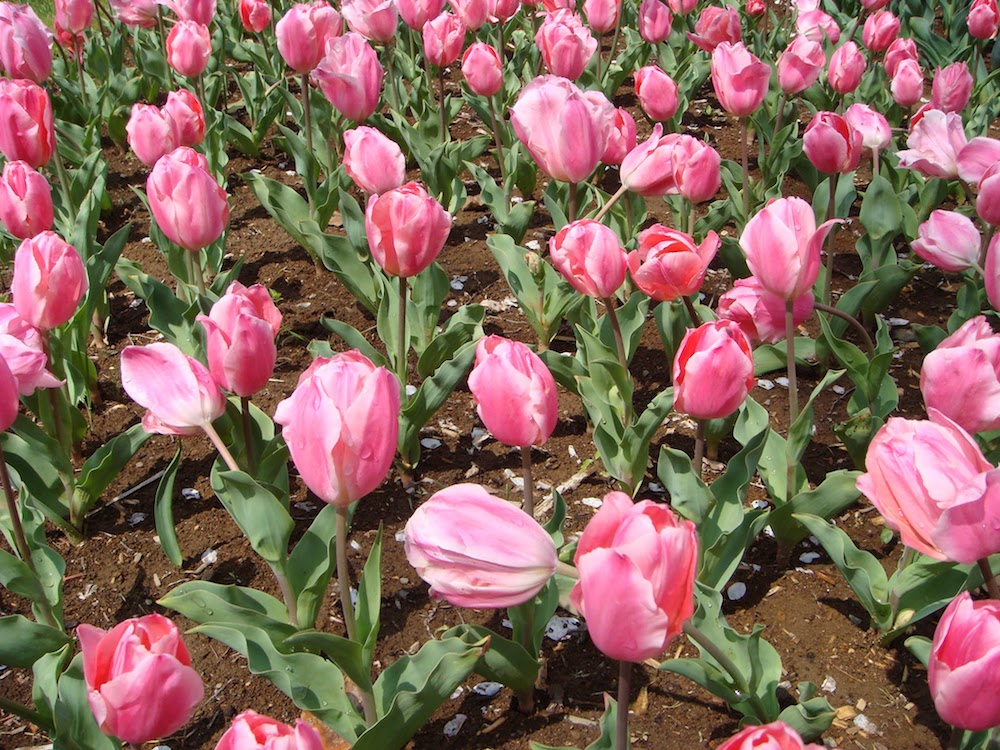
#> input picture opencv/input/tulip.jpg, 1000 x 750 px
$ python tulip.py
#> lines starting #> are read from the running program, lines starting #| are printed output that depends on the picture; after the words box and inside, x2 and y2 are one past the last pixel; in counts of white or black regions, pixels touching at a corner belong together
import cv2
import numpy as np
import random
import pathlib
import os

def makedirs(path):
    if not os.path.isdir(path):
        os.makedirs(path)

output_dir = "./output/tulip/"
makedirs(output_dir)

# load image, change color spaces, and smoothing
img = cv2.imread("./input/tulip.jpg")
#> img is the input picture: shape (750, 1000, 3); mean B, G, R 93.9, 102.6, 137.1
img_HSV = cv2.cvtColor(img, cv2.COLOR_BGR2HSV)
#> img_HSV: shape (750, 1000, 3); mean H, S, V 75.9, 113.9, 142.8
img_HSV = cv2.GaussianBlur(img_HSV, (9, 9), 3)
#> img_HSV: shape (750, 1000, 3); mean H, S, V 75.9, 113.9, 142.8

# detect tulips
img_H, img_S, img_V = cv2.split(img_HSV)
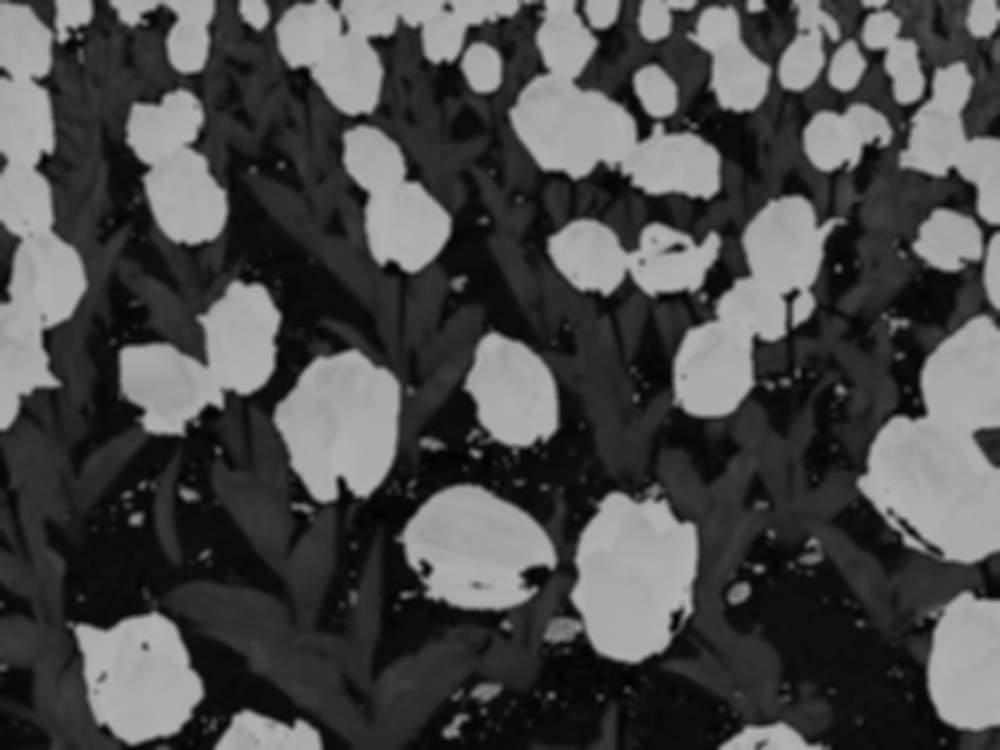
#> img_H: shape (750, 1000); min 1, max 179, mean 75.9
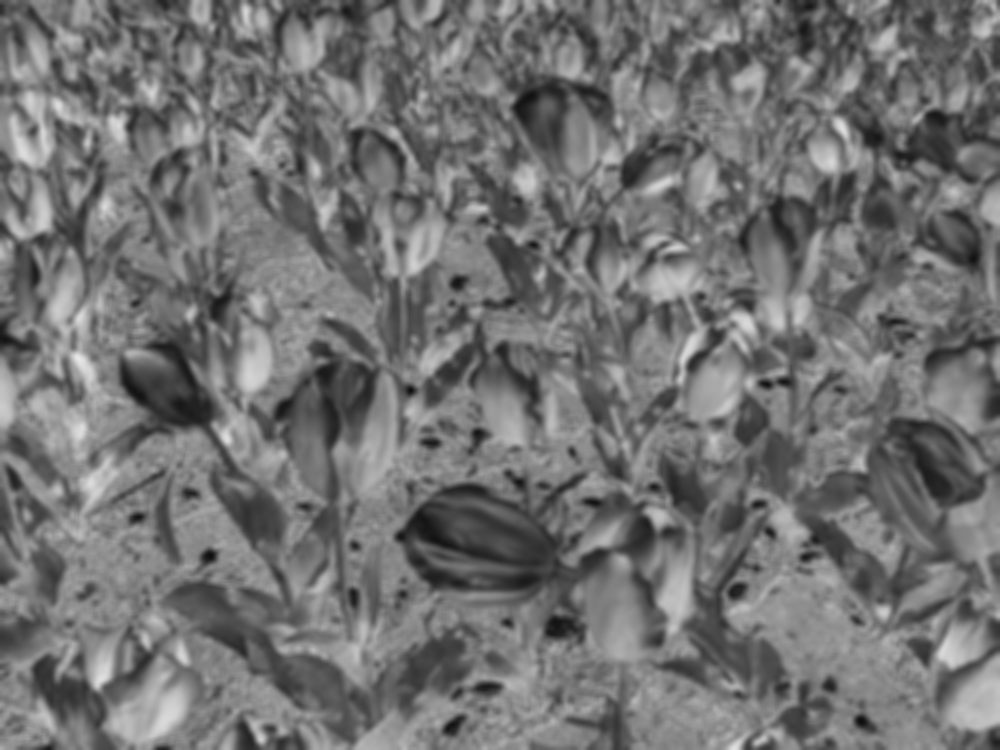
#> img_S: shape (750, 1000); min 13, max 232, mean 113.9
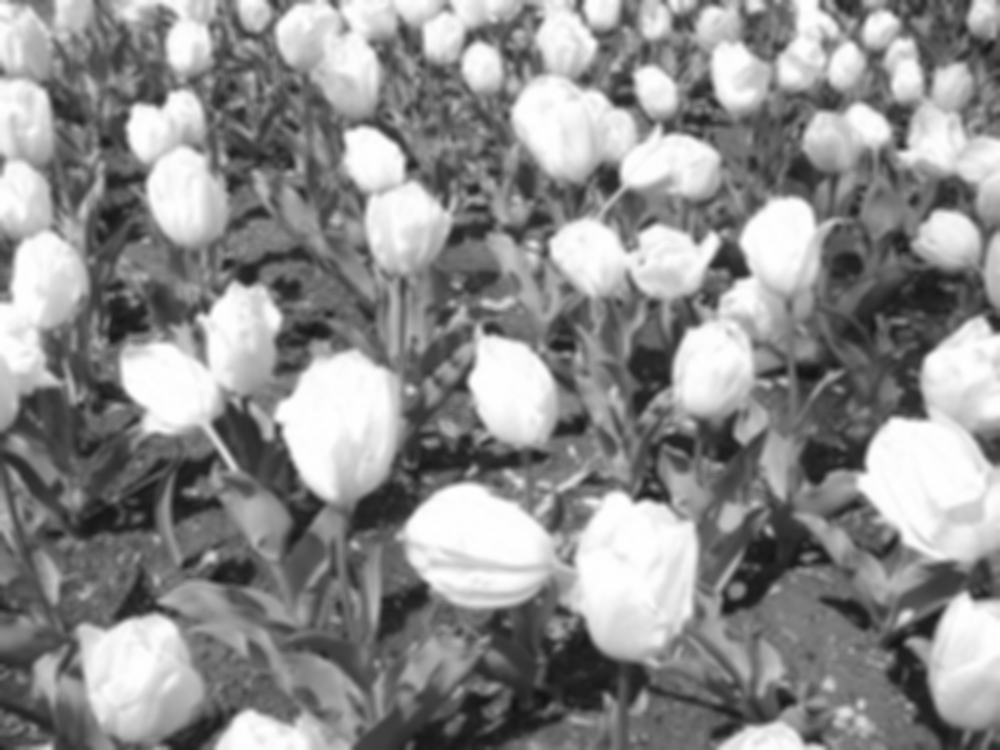
#> img_V: shape (750, 1000); min 18, max 255, mean 142.8
_thre, img_flowers = cv2.threshold(img_H, 140, 255, cv2.THRESH_BINARY)
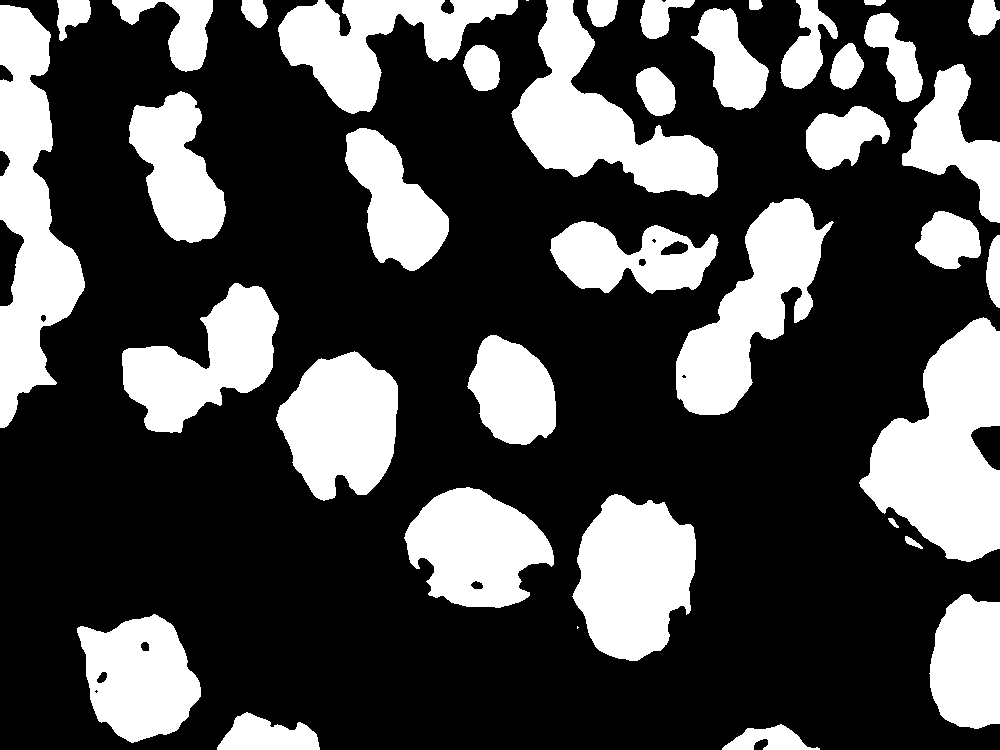
#> img_flowers: shape (750, 1000); 29.8% white; 39 white regions (2 under 20 px), largest, box (x1, y1, x2, y2) and area: (859, 317, 1000, 562) 20681, (0, 5, 85, 428) 19025, (511, 0, 718, 197) 15960
cv2.imwrite(output_dir+"tulips_mask.jpg", img_flowers)

# find tulips
nlabels, labels = cv2.connectedComponents(img_flowers)
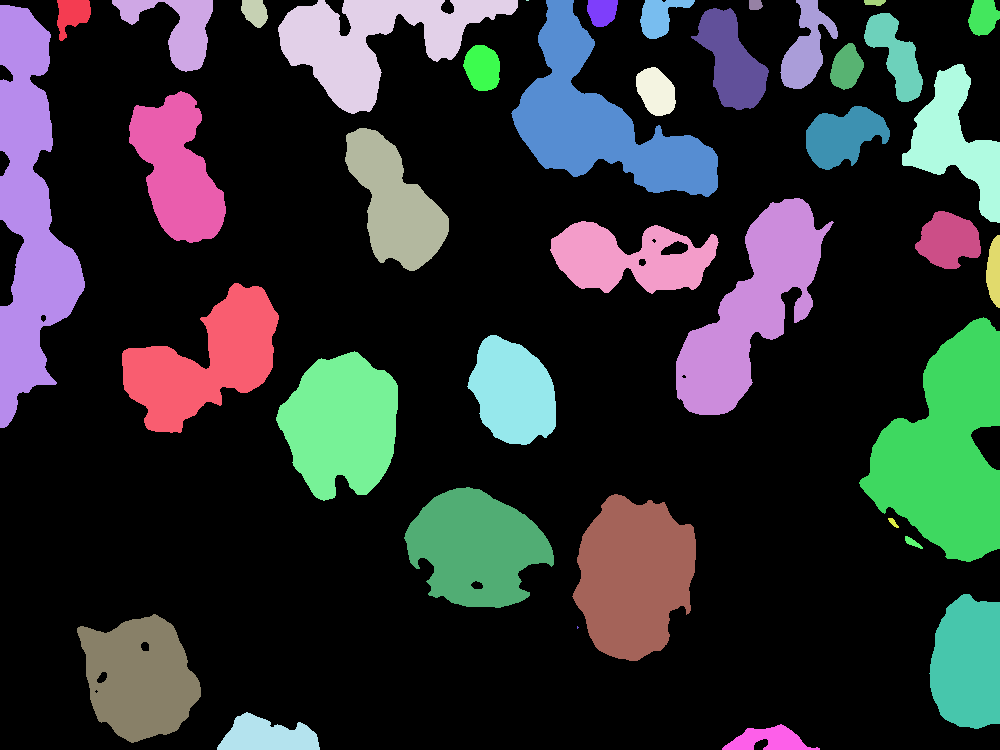
#> labels: shape (750, 1000) int32; 40 distinct labels, from 0 to 39; one colour per label, 0 black
#> nlabels = 40


img = np.zeros(img.shape[0:3])
height, width = img.shape[0:2]
#> height = 750; width = 1000
cols = []

# background is label=0, objects are started from 1
for i in range(1, nlabels):
    cols.append(np.array([random.randint(0, 255), random.randint(0, 255), random.randint(0, 255)]))

for i in range(1, nlabels):
    img[labels == i, ] = cols[i - 1]
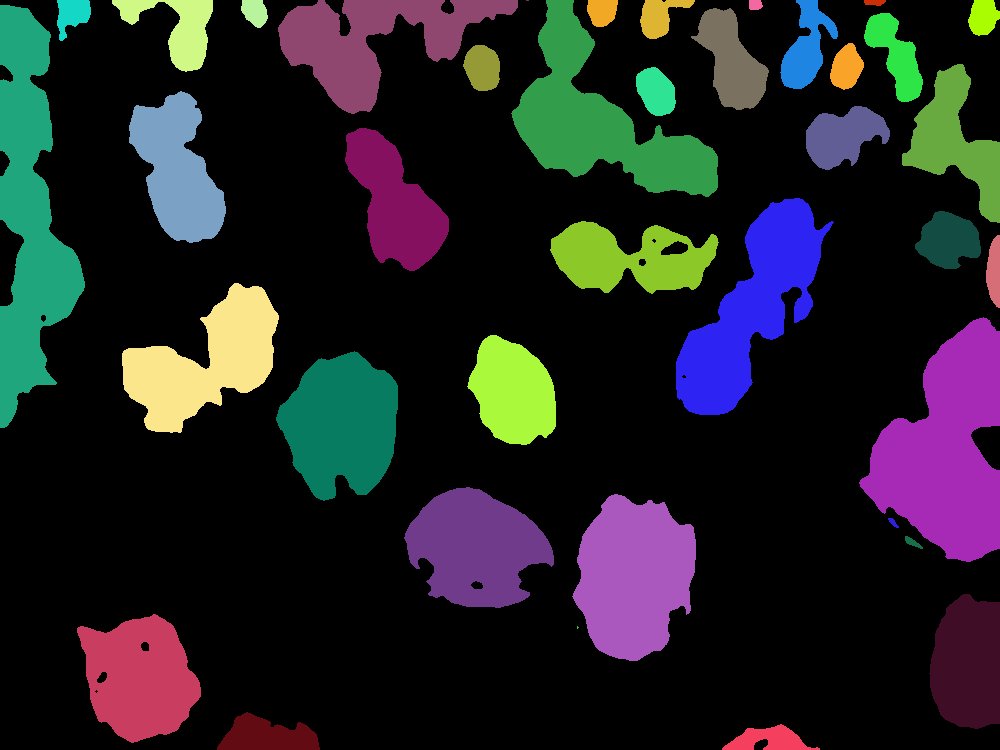
#> img: shape (750, 1000, 3) float64; mean of channels 0, 1, 2 37.3, 34.1, 34.5; drawn as B, G, R

# save
cv2.imwrite(output_dir+"tulips_object.jpg", img)
